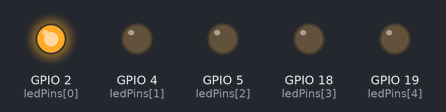
A sketch run on a simulated ESP32. On the bench: output pins drawn as LEDs (lit = HIGH).

Above: at 0.1 s.
At 0.9 s:
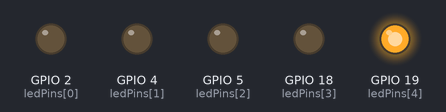
At 1.1 s:
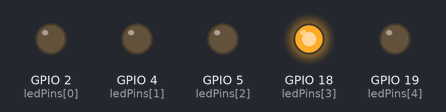
At 2.1 s:
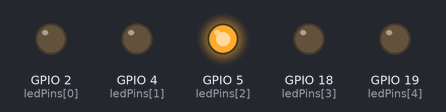
At 3.5 s:
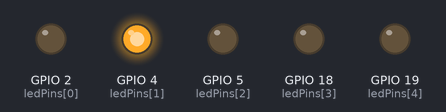
Timing chart, 0 to 3.8 s (numbered marks = the images above):
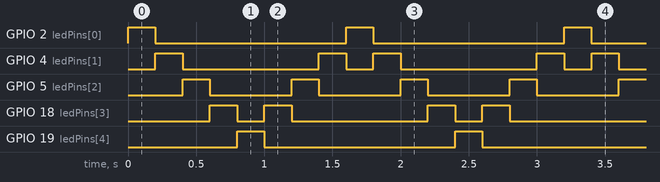

Measured:
- by itself, GPIO 2 (ledPins[0]), GPIO 19 (ledPins[4]): alternates HIGH for 0.20 s and LOW for 1.4 s
- by itself, GPIO 4 (ledPins[1]): repeats every 1.6 s: LOW 1.0 s, HIGH 0.20 s, LOW 0.20 s, HIGH 0.20 s
- by itself, GPIO 5 (ledPins[2]): alternates HIGH for 0.20 s and LOW for 0.60 s
- by itself, GPIO 18 (ledPins[3]): repeats every 1.6 s: LOW 0.20 s, HIGH 0.20 s, LOW 1.0 s, HIGH 0.20 s

The sketch:

led_line_static.ino
```cpp
// Pin definitions for LEDs
const int ledPins[] = {2, 4, 5, 18, 19}; // GPIO pins for 5 LEDs
const int numLeds = sizeof(ledPins) / sizeof(ledPins[0]); // Number of LEDs
const int delayTime = 200; // Delay in milliseconds between LED changes

void setup() {
  // Initialize LED pins as OUTPUT
  for (int i = 0; i < numLeds; i++) {
    pinMode(ledPins[i], OUTPUT);
    digitalWrite(ledPins[i], LOW); // Turn off all LEDs initially
  }
}

void loop() {
  // Move line from first LED to last LED
  for (int i = 0; i < numLeds; i++) {
    setLedState(i, true);  // Turn on current LED
    delay(delayTime);      // Wait for some time
    setLedState(i, false); // Turn off current LED
  }

  // Move line from last LED back to the first LED
  for (int i = numLeds - 2; i > 0; i--) {
    setLedState(i, true);  // Turn on current LED
    delay(delayTime);      // Wait for some time
    setLedState(i, false); // Turn off current LED
  }
}

// Function to control a specific LED
void setLedState(int index, bool state) {
  digitalWrite(ledPins[index], state ? HIGH : LOW);
}
```
